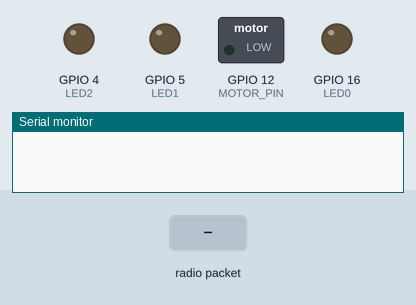
Simulated run of this sketch. Board: ESP8266 (NodeMCU). Shown: switched loads named in the sketch (green lamp = pin HIGH), output pins drawn as LEDs (lit = HIGH), the last lines printed to the serial monitor. The test bench sets the inputs (shaded band).

Above: at 1.2 s.
1.3 s: radio packet "MOTOR" arrives
At 1.9 s:
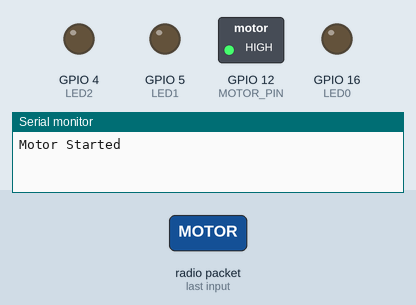
Timing chart, 0 to 7.8 s (numbered marks = the images above; inputs shaded):
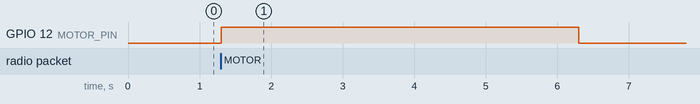

The sketch:

esp2.ino
```cpp
//esp2
#include <ESP8266WiFi.h>
#include <espnow.h>

#define LED0 16
#define LED1 5
#define LED2 4
#define MOTOR_PIN 12

unsigned long motorStartTime = 0;
bool motorRunning = false;

void flashLEDs() {
  for (int i = 0; i < 2; i++) {
    digitalWrite(LED0, HIGH);
    digitalWrite(LED1, HIGH);
    digitalWrite(LED2, HIGH);
    delay(300);
    digitalWrite(LED0, LOW);
    digitalWrite(LED1, LOW);
    digitalWrite(LED2, LOW);
    delay(300);
  }
}

void OnDataRecv(uint8_t *mac, uint8_t *incomingData, uint8_t len) {
  String msg = "";
  for (int i = 0; i < len; i++) msg += (char)incomingData[i];

  if (msg == "FLASH") {
    flashLEDs();
  }
  else if (msg.startsWith("LED")) {
    int ledNum = msg.charAt(3) - '0';
    int ledPins[] = {LED0, LED1, LED2};
    if (ledNum >= 0 && ledNum <= 2) {
      digitalWrite(ledPins[ledNum], HIGH);
      delay(500);
      digitalWrite(ledPins[ledNum], LOW);
    }
  }
  else if (msg == "MOTOR") {
    if (!motorRunning) {
      digitalWrite(MOTOR_PIN, HIGH);
      motorStartTime = millis();
      motorRunning = true;
      Serial.println("Motor Started");
    } else {
      Serial.println("Motor is already running, ignoring new command");
    }
  }
}

void setup() {
  Serial.begin(115200);
  pinMode(LED0, OUTPUT);
  pinMode(LED1, OUTPUT);
  pinMode(LED2, OUTPUT);
  pinMode(MOTOR_PIN, OUTPUT);
  digitalWrite(MOTOR_PIN, LOW);

  WiFi.mode(WIFI_STA);
  if (esp_now_init() != 0) return;

  esp_now_set_self_role(ESP_NOW_ROLE_SLAVE);
  esp_now_register_recv_cb(OnDataRecv);
}

void loop() {
  if (motorRunning && millis() - motorStartTime >= 5000) {
    digitalWrite(MOTOR_PIN, LOW);
    motorRunning = false;
    Serial.println("Motor Stopped");
  }
}
```

Measured:
- after the input at 1.3 s, GPIO 12 (MOTOR_PIN): LOW → HIGH at once, → LOW 5.0 s later
